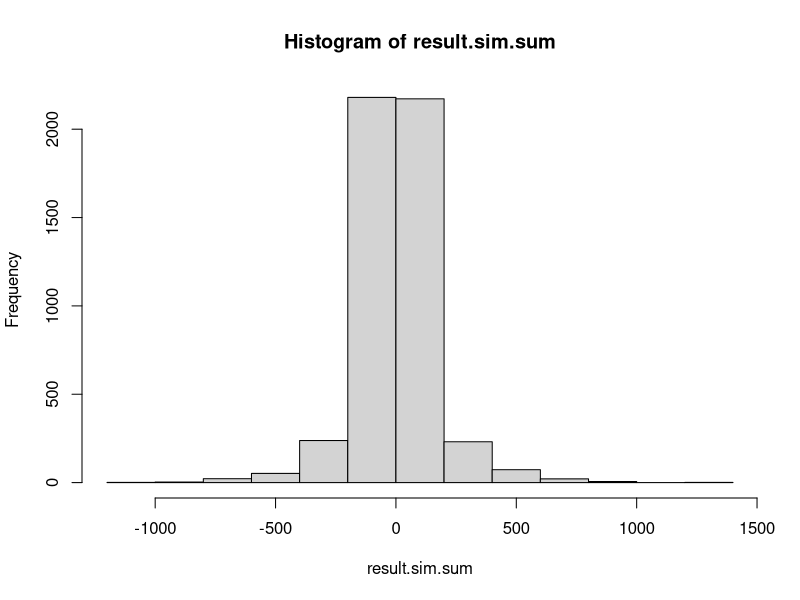

Recreate this plot in R.
## ---- chunk 1
set.seed(123)

#sum player's hand
sum.p <- function(){
  if(any(p.hand==11) && (sum(p.hand)>21)){
    p.hand[which(p.hand==11)[1]] <<- 1
  }
  return(sum(p.hand))
}

#sum dealer's hand
sum.d <- function(){
  if(any(d.hand==11) && (sum(d.hand)>21)){
    d.hand[which(d.hand==11)[1]] <<- 1
  }
  return(sum(d.hand))
}

#Update deck
deck.new <- function(hand){
  for(i in hand){
    if(is.element(i,deck)){
      deck<<-deck[-match(i,deck)] 
    }
  }
}

#Check blackjack
Blackjack <- function(x){
  if(any(x==11) && (sum(x)==21)){
    return(TRUE)
  }else{
    return(FALSE)
  }
}

#Update count
count.new <- function(x){
  for(i in 1:length(x)){
    if(x[i]>=10){
      count<<-count-1
    }else if(x[i]<=6){
      count<<-count+1
    }
  }
}


sim.iter =5000
iter = 50
result.sim.sum = rep(NA,sim.iter)
result.bet.sim = c()
result.sim = c()
print.by=sim.iter/10

for(sim in 1:sim.iter){
  
  if(sim %% print.by == 0) print(sim)

deck = c(11,11,11,11,10,10,10,10,10,10,10,10,10,10,10,10,10,10,10,10,9,9,9,9,8,8,8,8,7,7,7,7,6,6,6,6,5,5,5,5,4,4,4,4,3,3,3,3,2,2,2,2)

deck=rep(deck,6)

result = rep(NA,iter)
result.phands = list()
result.dhands = list()
  

count = 0
result.bet=rep(NA,iter)

counting=T

for(k in 1:iter){

  count.true = count/(length(deck)/52)

  
  if(counting){
    if(count.true>1){
      bet=10*count.true
    }else{
      bet=1
    }
  }else{
    bet=10
  }
  
  


  p.win = tie = F
  
  p.hand = sample(deck,2,F) #player's hand
  deck.new(p.hand)
  count.new(p.hand)
  
  d.hand = sample(deck,2,F) #dealer's hand
  deck.new(d.hand)
  count.new(d.hand)
  
  #========Check for Blackjack=========#
  if(Blackjack(p.hand) && Blackjack(d.hand)){
    tie=T
    result[k]=0    
    result.phands[[k]] = p.hand
    result.dhands[[k]] = d.hand
    result.bet[k]=bet
    next;
  }else if(Blackjack(p.hand)){
    p.win=T
    result[k]=1.5    
    result.phands[[k]] = p.hand
    result.dhands[[k]] = d.hand
    result.bet[k]=bet
    next
  }else if(Blackjack(d.hand)){
    p.win=F
    result[k]=-1
    result.phands[[k]] = p.hand
    result.dhands[[k]] = d.hand
    result.bet[k]=bet
    next
  }
  
  #========Player's Turn========#
  if(sum.p()==11){#Double down on 11
    bet=bet*2
    p.hand.add = sample(deck, 1, F)
    deck.new(p.hand.add)
    count.new(p.hand.add)
    p.hand = c(p.hand, p.hand.add)
  }else{ #For all other options
    
    while(sum.p()<=11){ #must draw when < 11
      p.hand.add = sample(deck, 1, F)
      deck.new(p.hand.add)
      count.new(p.hand.add)
      p.hand = c(p.hand, p.hand.add)
    }
    
    if(d.hand[1]>=7){ #must work for it when dealer >= 7
      while(sum.p()<=16){
        p.hand.add = sample(deck, 1, F)
        deck.new(p.hand.add)
        count.new(p.hand.add)
        p.hand = c(p.hand, p.hand.add)
      }
    }
    
    if(sum.p()>21){ #check for bust
      p.win = F
      result[k]=-1
      result.phands[[k]] = p.hand
      result.dhands[[k]] = d.hand
      result.bet[k]=bet
      next;
    }
  }
  
  
  
  #========Dealer's Turn========#
  while(sum.d()<=16){ #must draw till 17
      d.hand.add = sample(deck, 1, F)
      deck.new(d.hand.add)
      count.new(d.hand.add)
      d.hand = c(d.hand, d.hand.add)
  }
  if(sum.d()>21){ #check for bust
    p.win = T
    result[k]=1
    result.phands[[k]] = p.hand
    result.dhands[[k]] = d.hand
    result.bet[k]=bet
    next;
  }
  
  #check who wins
  if(sum(p.hand) > sum(d.hand)){
    p.win=T
    result[k]=1
    result.phands[[k]] = p.hand
    result.dhands[[k]] = d.hand
    result.bet[k]=bet
  }else if(sum(p.hand) == sum(d.hand)){
    tie=T
    result[k]=0
    result.phands[[k]] = p.hand
    result.dhands[[k]] = d.hand
    result.bet[k]=bet
  }else{
    result[k]=-1
    result.phands[[k]] = p.hand
    result.dhands[[k]] = d.hand
    result.bet[k]=bet
  }
  
}#End loop


result.bet.sim = c(result.bet.sim, result.bet)
result.sim = c(result.sim, result)
result.sim.sum[sim] = sum(result*result.bet)

}#End sim

###Note
#result.sim represents win/lose status for each game
#result.bet represents total bet for each game
#result.sim.sum represent amount of money won/lost.

#Proportion of win/draw/lose/Blackjack(win)
table(result.sim) / (iter*sim.iter)

#mean winning
mean(result.sim.sum)

#Dist of winning
hist(result.sim.sum)

